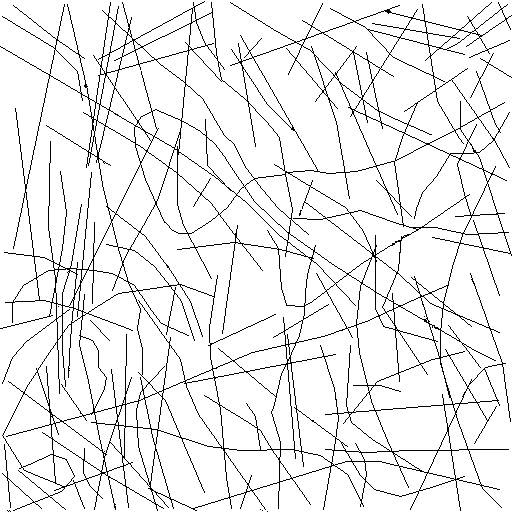
%> input picture QD_1to10_ch1005_mtslines_binarynetwork.tif, 512 x 512 px
$ octave NetworkTracker.m   (GNU Octave 9; MATLAB toolbox functions it lacks are replaced by stand-ins)
%> lines starting %> are read from the running program, lines starting %| are printed output that depends on the picture; in (x1, y1, x2, y2) boxes, pixels count from 0 and x2, y2 are one past the last pixel; in counts of white or black regions, pixels touching at a corner belong together; the program's own positions count from 1
%% network tracker
clear;
clc;
tic;
data = imread('H:\Ross Lab\RossLab Code\Network\QD_1to10_ch1005_mtslines_binarynetwork.tif');
%> data is the input picture: size 512x512 uint8; 92.8% white; black in thin lines or dots
sd = size(data);
%> sd = [512 512]
tempres = zeros(sd(1),sd(2));
figure;
imshow(data);
res1 = imcomplement(data);%data;
%> res1: size 512x512 uint8; 7.2% white in thin lines or dots
%res1 = rgb2gray(data);
th = graythresh(res1);
%> th = 0.498
bw = im2bw(res1,th*0.05);
%> bw: size 512x512 logical; 7.2% white in thin lines or dots
bwa = bwareaopen(bw,100);
%> bwa: size 512x512 logical; 7.2% white in thin lines or dots
se = strel('disk',3);
dilim = imdilate(bwa,se);
%> dilim: size 512x512 logical; 37.1% white; 1 white region, box (x1, y1, x2, y2) and area: (0, 0, 512, 512) 97269
%dilim = imerode(dilim,se);
figure;
imshow(dilim);

%% network tracker
res = dilim;
%D = bwdist(~res);
H = fspecial('gaussian',3);
D = imfilter(res,H);
figure;
imshow(D);
D = -D;
D(~res) = -Inf;
%> D: size 512x512 double; 62.89% of the values are NaN or infinite; the others: min -1, max -1, mean -1
L = watershed(D,8);
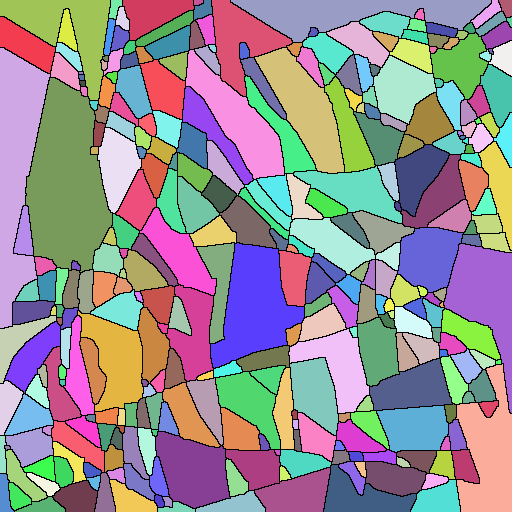
%> L: size 512x512 uint16; 325 distinct labels, from 0 to 324; one colour per label, 0 black
rgb = label2rgb(L,'jet',[0.5 0.5 0.5]);
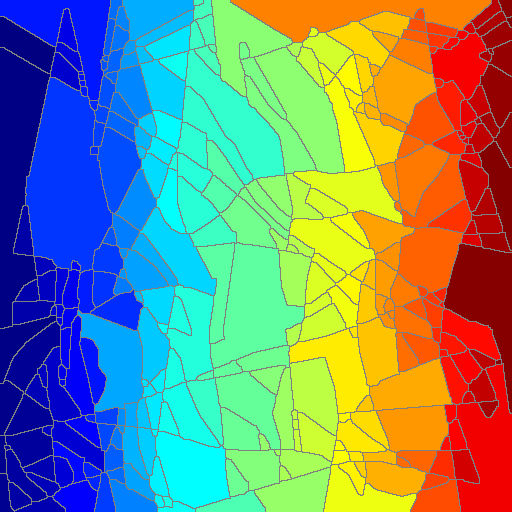
%> rgb: size 512x512x3 uint8; mean R, G, B 117.1, 141.5, 122.3
figure;
imshow(rgb);
loc = find(L == 0);
%> loc = 20098 values from 17 to 262046
tempres(loc) = 1;
%> tempres: size 512x512 double; values 0 (black) and 1 (white), 7.7% white in thin lines or dots
bwtemp = im2bw(tempres);
%> bwtemp: size 512x512 logical; 7.7% white in thin lines or dots
s = bwmorph(bwtemp,'skel',Inf);
%> s: size 512x512 logical; 7.6% white in thin lines or dots
imagesc(s);
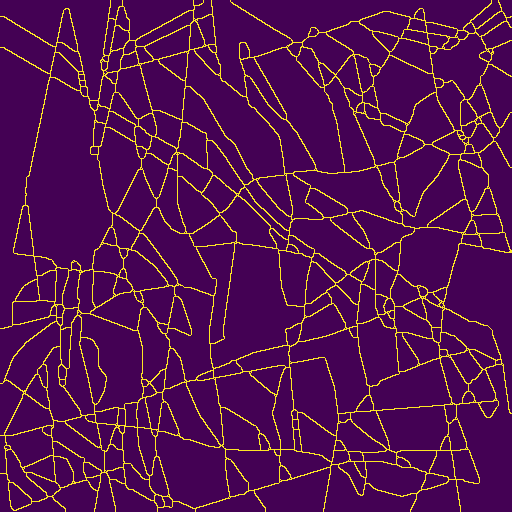
%> displayed picture: size 512x512x3, on the screen's scale of 0 to 255; mean R, G, B 82.1, 18.6, 80.4
br = bwmorph(s,'branchpoints');
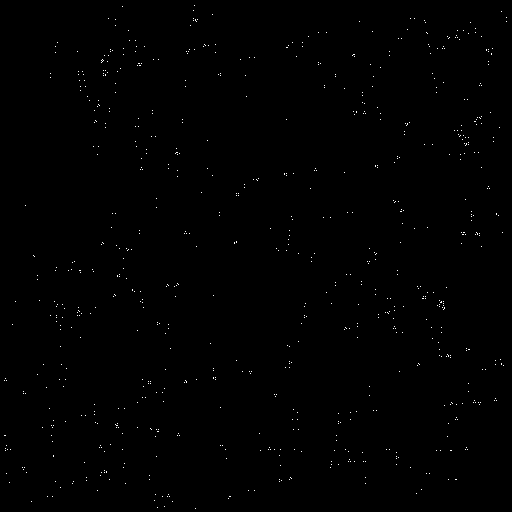
%> br: size 512x512 logical; 0.32% white in thin lines or dots
[y x] = find(br == 1);
%> y = 829 values from 6 to 509; x = 829 values from 5 to 507
%imagesc(finim)
len = size(x);
%> len = [829 1]
for ctr = 1:len(1)
    s(y(ctr)-2:y(ctr)+2,x(ctr)-2:x(ctr)+2) = 0;
end
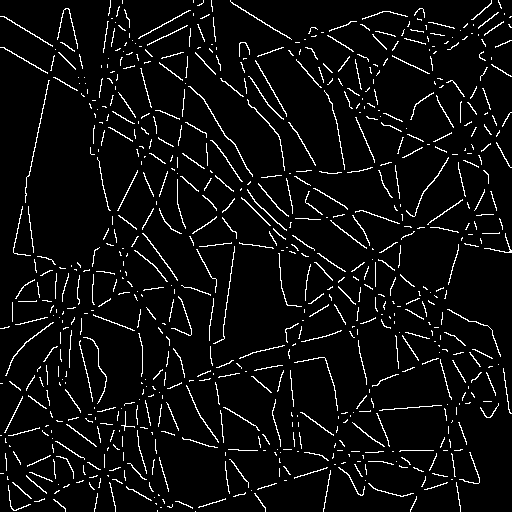
%> s: size 512x512 logical; 5.6% white in thin lines or dots
figure;
[finy finx] = find(s == 1);
%> finy = 14697 values from 1 to 512; finx = 14697 values from 1 to 512
imagesc(res)
hold;
scatter(finx,finy,'.');
colormap cool;
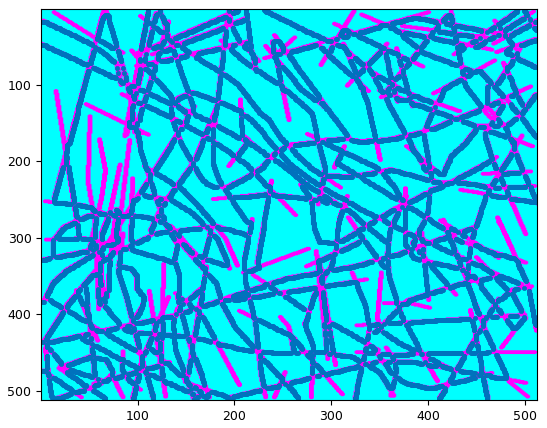
%> figure redrawn from the program's plot data

%% statistics
CC = bwconncomp(s);
%> CC = 697 connected components
numPixels = cellfun(@numel,CC.PixelIdxList);
%> numPixels = 697 values, max 155 at index 289, min 1 at index 47, mean 21.09
figure;
bin = 0:20:1000;
[hy hx] = hist(numPixels,bin);
%> hy = 51 values, max 276 at index 1, min 0 at index 10, mean 13.67; hx = 51 values from 0 to 1000
plot(hx,hy);
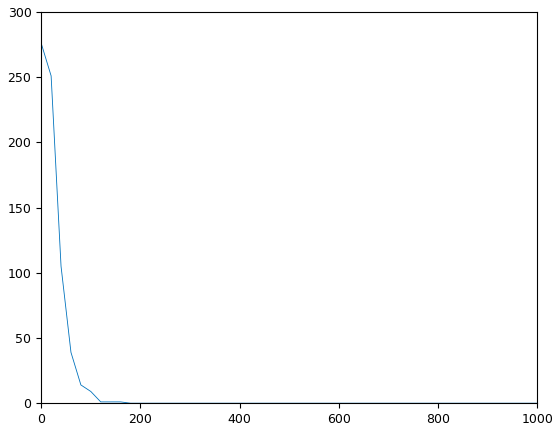
%> figure redrawn from the program's plot data; curve peaks at x = 0, y = 276
toc;
